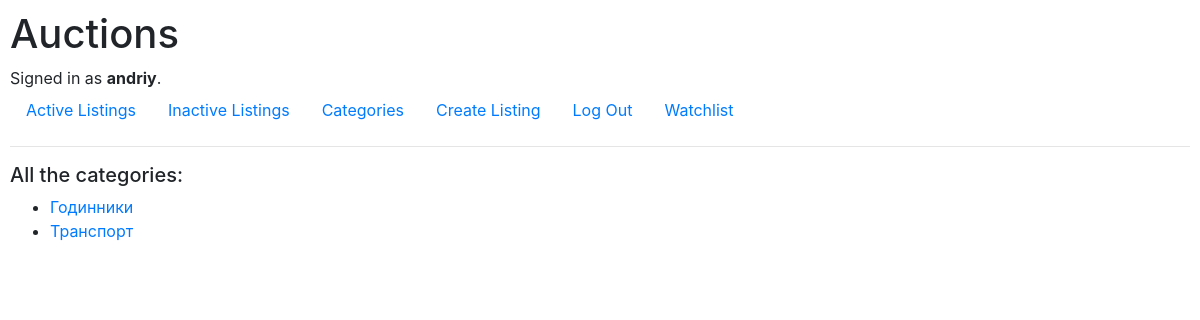
The page /categories (signed in) on the database its author committed.
### auctions/models.py (models this page shows, shortened)
class User(AbstractUser):
    pass

class Listing(models.Model):
    title = models.CharField(max_length = 64)
    description = models.TextField()
    starting_bid = models.FloatField(validators = [MinValueValidator(1)])
    img_url = models.URLField(blank = True)
    user = models.ForeignKey(User, on_delete = models.CASCADE, related_name = "owner")
    category = models.CharField(blank = True, max_length = 64)
    active = models.BooleanField(blank = False, default = True)
    winner = models.ForeignKey(User, blank = True, on_delete = models.CASCADE, related_name = "new_owner", null = True)

### auctions/views.py (the view)
# urls.py: path("categories", views.categories, name = "categories"),
def categories(request):
    l = []
    li = Listing.objects.all()
    for listing in li:
        if listing.category:
            if listing.category not in l:
                l.append(listing.category)
    return render(request, "auctions/categories.html", {
        "categories": l
    })

### auctions/templates/auctions/categories.html
{% extends "auctions/layout.html" %}
{% block body %}
    <div>
        <h5>All the categories:</h5>
    </div>
    <ul>
        {% for category in categories %}
            <li><a href = "{% url 'category_listing' category %}">{{category}}</a></li>
        {% endfor %}
    </ul>
{% endblock %}

### auctions/templates/auctions/layout.html (shortened to what this page needs)
{% load static %}
<!DOCTYPE html>
<html lang="en">
    <head>
        <link rel="stylesheet" href="https://stackpath.bootstrapcdn.com/bootstrap/4.4.1/css/bootstrap.min.css">
        <link href="{% static 'auctions/styles.css' %}" rel="stylesheet">
    </head>
    <body>
        <h1>Auctions</h1>
        <div>
            {% if user.is_authenticated %}
                Signed in as <strong>{{ user.username }}</strong>.
            {% else %}
                Not signed in.
            {% endif %}
        </div>
        <ul class="nav">
            <li class="nav-item">
                <a class="nav-link" href="{% url 'index' %}">Active Listings</a>
            </li>
            <li class="nav-item">
                <a class="nav-link" href="{% url 'inactive' %}">Inactive Listings</a>
            </li>
            <li class="nav-item">
                <a class="nav-link" href="{% url 'categories' %}">Categories</a>
            </li>
            {% if user.is_authenticated %}
                <li class="nav-item">
                    <a class="nav-link" href="{% url 'create' %}">Create Listing</a>
                </li>
                <li class="nav-item">
                    <a class="nav-link" href="{% url 'logout' %}">Log Out</a>
                </li>
                <li class="nav-item">
                    <a class="nav-link" href="{% url 'watchlist' %}">Watchlist</a>
                </li>
            {% endif %}
        </ul>
        <hr>
        {% block body %}
        {% endblock %}
    </body>
</html>

### auctions/static/auctions/styles.css (style rules this page uses)
body { padding: 10px; }

### rows shown on the page
User: username "andriy"
Listing: categories "Годинники"
Listing: categories "Транспорт"
